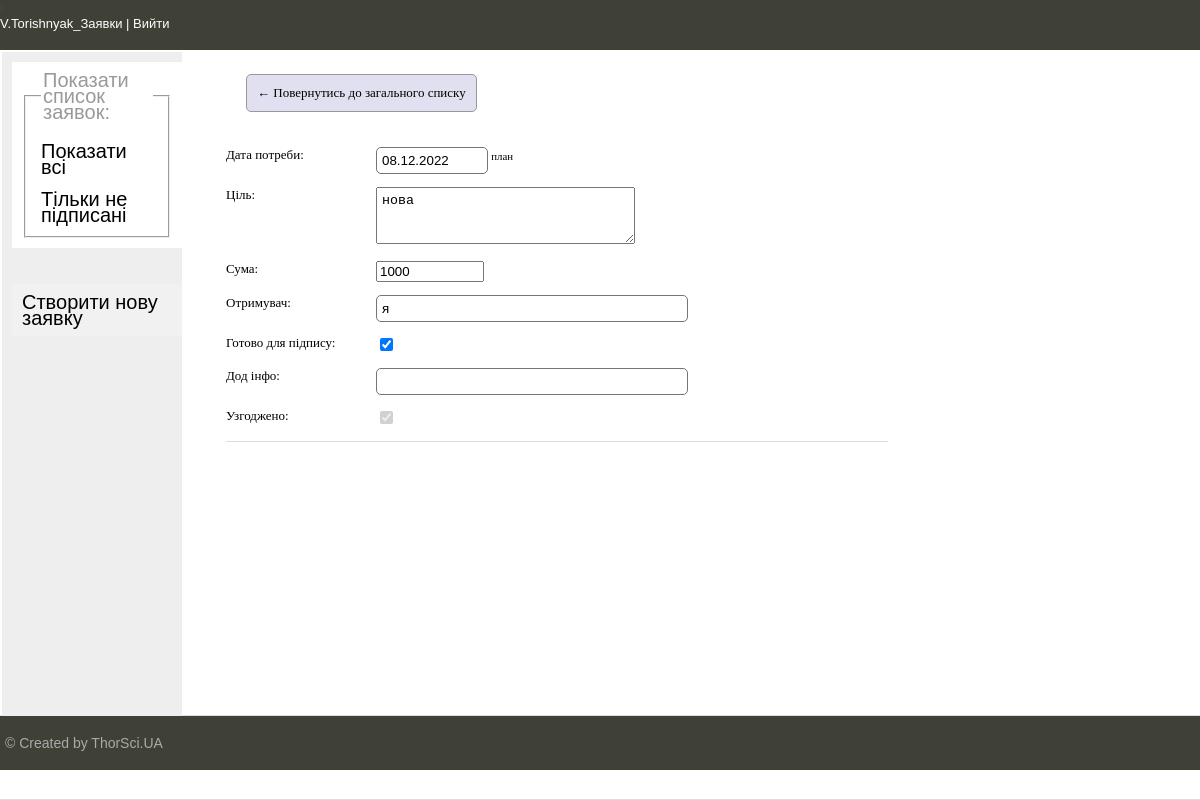
/req-update/1/ (signed in), run on the app's committed database.
### requestApp/models.py (models this page shows, shortened)
class Req(models.Model):
    user = models.ForeignKey(User, on_delete=models.PROTECT, default=None,
                             verbose_name='Автор', related_name='reqs')
    req_date = models.DateTimeField(auto_now=True,
                                    verbose_name='Дата заявки')
    pay_date = models.DateField(verbose_name='Дата потреби',
                                default=get_default_pay_date,
                                help_text='<sup>план</sup>', )
    target = models.TextField(max_length=500, verbose_name='Ціль',
                              error_messages={'blank': 'Необхідно заповнити це поле'})
    sum = models.IntegerField(default=0, verbose_name='Сума')
    receiver = models.CharField(max_length=50, verbose_name='Отримувач')
    is_ready = models.BooleanField(default=False, verbose_name='Готово для підпису')
    is_agreed = models.BooleanField(default=False, verbose_name='Узгоджено')
    info_text = models.CharField(max_length=500, blank=True, verbose_name='Дод інфо')
    class Meta:
        verbose_name = 'Заявка'
        verbose_name_plural = 'ЗаявкиРДС'
        ordering = ['-req_date']

### requestApp/views.py (the view)
# urls.py: path('req-update/<int:pk>/', ReqUpdate.as_view(), name='req-update'),
class ReqUpdate(LoginRequiredMixin, UpdateView):
    model = Req
    form_class = ReqUpdateForm
    success_url = reverse_lazy('req-list')

### requestApp/forms.py
class ReqUpdateForm(ModelForm):
    class Meta:
        model = Req
        fields = ['pay_date', 'target', 'sum', 'receiver', 'is_ready', 'info_text']
        fields += ['is_agreed', ]
        widgets = {
            'target': Textarea(attrs={'cols': 29, 'rows': 3}),
            'is_agreed': CheckboxInput(attrs={'disabled': True}),
        }

### requestApp/templates/requestApp/req_form.html (shortened to what this page needs)
{% extends 'requestApp/base.html' %}
{% block content %}
<table>
    <tr>
        {% if req.is_agreed %}
        <td class="link-button"><a href="{% url 'req-list' %}">&#8592; Повернутись до загального списку </a></td>
        {% endif %}
    </tr>
    <tr>
        <td>
        <form method="POST" action="">
            {{form.as_p}}
        </form>
        </td>
    </tr>
</table>
{% endblock %}

### requestApp/templates/requestApp/base.html (shortened to what this page needs)
{% load static %}
<!DOCTYPE html>
<html>
<head>
    <link type="text/css" href="{% static 'requestApp/css/styles.css' %}" rel="stylesheet"/>
</head>
<body>
<table class="table-page" border=0 cellpadding="0" cellspacing="0">
    <tr>
        <td valign=top>
            {% block mainmenu %}
            <div class="header">
                <div class="clear">
                    {% if request.user.is_authenticated %}
                    <li>
                        <div class="user"><a href="{% url 'logout' %}">{{request.user|title}}   |   Вийти</a></div>
                    </li>
                    {%endif%}
                </div>
            </div>
            {% endblock mainmenu %}
            <table class="table-content">
                <tr>
                    <td valign="top" class="left-chapters">
                        <ul id="leftchapters">
                            {% if request.user.is_authenticated %}
                            <li class="btn active">
                                <fieldset>
                                    <legend>Показати список заявок:</legend>
                                    <br>
                                    <div><a href="{% url 'req-list'   %}">Показати всі</a></div>
                                    <br>
                                    <div><a href="{% url 'req-list'   %}?signed=False">Тільки не підписані</a></div>
                                </fieldset>
                            </li>
                            <br>
                            <li class="btn"><a href="{% url 'req-create' %}">Створити нову заявку</a></li>
                            {% endif %}
                        </ul>
                    </td>
                    <td valign="top" class="content">
                        <div class="content-text">
                            {% block content %}
                            {% endblock %}
                        </div>
                    </td>
                </tr>
            </table>
        </td>
    </tr>
    <tr>
        <td valign=top>
            <div id="footer">
                <p>&copy; Created by ThorSci.UA </p>
            </div>
        </td>
    </tr>
</table>
</body>
</html>

### requestApp/static/requestApp/css/styles.css (style rules this page uses)
html, body { font-family: 'Arial'; margin: 0; padding: 0; height: 100%; width: 100%; color: #444; }
a { color:black; text-decoration: none; vertical-align:center; }
.user a { color:white; }
.table-page { width: 100%; height: 100%; vertical-align: top; }
.table-page { height: 100%; }
table { width: 70%; }
.clear { clear: both; }
.header { background: #3F4137; height: 50px; position: sticky; top: 0; }
.table-content { width: 100%; min-height: 100%; height: 100%; }
.left-chapters { margin: 0; background: #eee; min-height: 100%; }
.left-chapters ul { width: 180px; min-height: 100%; margin: 0; padding: 0px 0px 0px 0px; list-style: none; font-size: 20px; }
.left-chapters ul li { margin: 10px 0px 10px 10px; padding: 10px 10px 10px 10px; color: #999; }
.left-chapters ul li a { text-decoration: none; width:100% }
.content { padding: 0px 20px 20px 20px; width: 100%; box-sizing: border-box; }
.content-text { margin: 0px 0 0 20px; color: #000; font-family: Yandex Sans Display Light; }
#footer { box-sizing: border-box; background: #3F4137; padding: 5px; color: #aaa; font-size: 14px; font-family: Verdana, Geneva, Arial, Helvetica; text-align: left; overflow: hidden; }
td { font-size: 0.8125rem; line-height: 16px; vertical-align: top; padding: 0px; border-bottom: 1px solid #ddd; }
input[type=text], input[type=password] { border: 1px solid #757575; border-radius: 5px; padding: 5px; width: 300px; }
.link-button, input[type=submit] { border: 1px solid #999; border-radius:5px; display: inline-block; margin:20px; padding: 10px; background:#e0e0f0; }
#id_target { padding:5px; }
#id_sum, #id_pay_date { width:100px; }
p label { width:150px; float: left; }
.btn { border: none; outline: none; padding: 10px 16px; background-color: #f1f1f1; cursor: pointer; }
.active, .btn:hover { background-color: #fff; border-right-color:red; }

### data on the page
Req: pay_date "08.12.2022", target "нова", sum "1000", receiver "я", is_ready "☑", is_agreed "☑"

### other printed values
{{ request.user|title }} "V.Torishnyak_Заявки"
